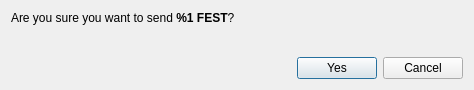
<?xml version="1.0" encoding="UTF-8"?>
<ui version="4.0">
 <class>ConfirmSendDialog</class>
 <widget class="QDialog" name="ConfirmSendDialog">
  <property name="windowModality">
   <enum>Qt::ApplicationModal</enum>
  </property>
  <property name="geometry">
   <rect>
    <x>0</x>
    <y>0</y>
    <width>474</width>
    <height>90</height>
   </rect>
  </property>
  <property name="windowTitle">
   <string>Confirm sending %1 FEST</string>
  </property>
  <layout class="QVBoxLayout" name="verticalLayout">
   <item>
    <layout class="QVBoxLayout" name="verticalLayout_2">
     <item>
      <widget class="QLabel" name="m_confirmLabel">
       <property name="text">
        <string>&lt;html&gt;&lt;head/&gt;&lt;body&gt;&lt;p&gt;Are you sure you want to send &lt;strong&gt;%1 FEST&lt;/strong&gt;?&lt;/p&gt;&lt;/body&gt;&lt;/html&gt;</string>
       </property>
       <property name="textFormat">
        <enum>Qt::RichText</enum>
       </property>
      </widget>
     </item>
     <item>
      <widget class="QLabel" name="m_paymentIdLabel">
       <property name="text">
        <string/>
       </property>
       <property name="textFormat">
        <enum>Qt::RichText</enum>
       </property>
      </widget>
     </item>
    </layout>
   </item>
   <item>
    <spacer name="verticalSpacer">
     <property name="orientation">
      <enum>Qt::Vertical</enum>
     </property>
     <property name="sizeHint" stdset="0">
      <size>
       <width>20</width>
       <height>40</height>
      </size>
     </property>
    </spacer>
   </item>
   <item>
    <layout class="QHBoxLayout" name="horizontalLayout_2">
     <item>
      <spacer name="horizontalSpacer">
       <property name="orientation">
        <enum>Qt::Horizontal</enum>
       </property>
       <property name="sizeHint" stdset="0">
        <size>
         <width>40</width>
         <height>20</height>
        </size>
       </property>
      </spacer>
     </item>
     <item>
      <widget class="QPushButton" name="m_okButton">
       <property name="text">
        <string>Yes</string>
       </property>
       <property name="icon">
        <iconset resource="../../resources.qrc">
         <normaloff>:/icons/transaction</normaloff>:/icons/transaction</iconset>
       </property>
      </widget>
     </item>
     <item>
      <widget class="QPushButton" name="m_cancelButton">
       <property name="text">
        <string>Cancel</string>
       </property>
       <property name="icon">
        <iconset resource="../../resources.qrc">
         <normaloff>:/icons/cancel</normaloff>:/icons/cancel</iconset>
       </property>
      </widget>
     </item>
    </layout>
   </item>
  </layout>
 </widget>
 <resources>
  <include location="../../resources.qrc"/>
 </resources>
 <connections>
  <connection>
   <sender>m_okButton</sender>
   <signal>clicked()</signal>
   <receiver>ConfirmSendDialog</receiver>
   <slot>accept()</slot>
   <hints>
    <hint type="sourcelabel">
     <x>500</x>
     <y>62</y>
    </hint>
    <hint type="destinationlabel">
     <x>276</x>
     <y>44</y>
    </hint>
   </hints>
  </connection>
  <connection>
   <sender>m_cancelButton</sender>
   <signal>clicked()</signal>
   <receiver>ConfirmSendDialog</receiver>
   <slot>reject()</slot>
   <hints>
    <hint type="sourcelabel">
     <x>417</x>
     <y>62</y>
    </hint>
    <hint type="destinationlabel">
     <x>276</x>
     <y>44</y>
    </hint>
   </hints>
  </connection>
 </connections>
</ui>
